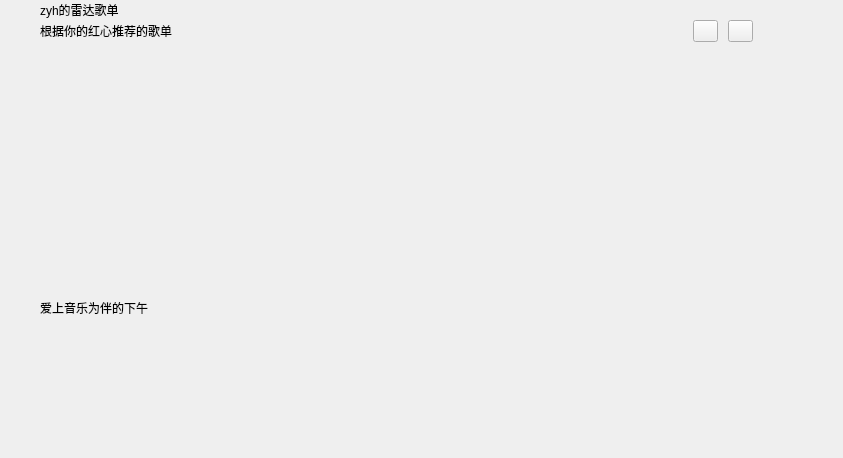
            <widget class="QWidget" name="customization">
             <attribute name="title">
              <string>专属定制</string>
             </attribute>
             <layout class="QHBoxLayout" name="horizontalLayout_34">
              <property name="spacing">
               <number>0</number>
              </property>
              <property name="leftMargin">
               <number>0</number>
              </property>
              <property name="topMargin">
               <number>0</number>
              </property>
              <property name="rightMargin">
               <number>0</number>
              </property>
              <property name="bottomMargin">
               <number>0</number>
              </property>
              <item>
               <spacer name="horizontalSpacer">
                <property name="orientation">
                 <enum>Qt::Horizontal</enum>
                </property>
                <property name="sizeType">
                 <enum>QSizePolicy::Expanding</enum>
                </property>
                <property name="sizeHint" stdset="0">
                 <size>
                  <width>40</width>
                  <height>20</height>
                 </size>
                </property>
               </spacer>
              </item>
              <item>
               <layout class="QVBoxLayout" name="verticalLayout_12">
                <property name="spacing">
                 <number>0</number>
                </property>
                <item>
                 <layout class="QVBoxLayout" name="verticalLayout_11">
                  <item>
                   <layout class="QVBoxLayout" name="verticalLayout_2">
                    <property name="spacing">
                     <number>0</number>
                    </property>
                    <item>
                     <layout class="QHBoxLayout" name="horizontalLayout_3">
                      <item>
                       <widget class="QLabel" name="lab_per">
                        <property name="text">
                         <string>zyh的雷达歌单</string>
                        </property>
                       </widget>
                      </item>
                      <item>
                       <spacer name="horizontalSpacer_2">
                        <property name="orientation">
                         <enum>Qt::Horizontal</enum>
                        </property>
                        <property name="sizeHint" stdset="0">
                         <size>
                          <width>678</width>
                          <height>20</height>
                         </size>
                        </property>
                       </spacer>
                      </item>
                     </layout>
                    </item>
                    <item>
                     <layout class="QHBoxLayout" name="horizontalLayout_5">
                      <property name="spacing">
                       <number>0</number>
                      </property>
                      <item>
                       <widget class="QLabel" name="lab_per2">
                        <property name="text">
                         <string>根据你的红心推荐的歌单</string>
                        </property>
                       </widget>
                      </item>
                      <item>
                       <spacer name="horizontalSpacer_3">
                        <property name="orientation">
                         <enum>Qt::Horizontal</enum>
                        </property>
                        <property name="sizeType">
                         <enum>QSizePolicy::Fixed</enum>
                        </property>
                        <property name="sizeHint" stdset="0">
                         <size>
                          <width>468</width>
                          <height>20</height>
                         </size>
                        </property>
                       </spacer>
                      </item>
                      <item>
                       <widget class="QPushButton" name="btnPerL">
                        <property name="minimumSize">
                         <size>
                          <width>25</width>
                          <height>0</height>
                         </size>
                        </property>
                        <property name="maximumSize">
                         <size>
                          <width>25</width>
                          <height>25</height>
                         </size>
                        </property>
                        <property name="text">
                         <string/>
                        </property>
                       </widget>
                      </item>
                      <item>
                       <spacer name="horizontalSpacer_74">
                        <property name="orientation">
                         <enum>Qt::Horizontal</enum>
                        </property>
                        <property name="sizeType">
                         <enum>QSizePolicy::Fixed</enum>
                        </property>
                        <property name="sizeHint" stdset="0">
                         <size>
                          <width>10</width>
                          <height>20</height>
                         </size>
                        </property>
                       </spacer>
                      </item>
                      <item>
                       <widget class="QPushButton" name="btnPerR">
                        <property name="minimumSize">
                         <size>
                          <width>25</width>
                          <height>0</height>
                         </size>
                        </property>
                        <property name="maximumSize">
                         <size>
                          <width>25</width>
                          <height>25</height>
                         </size>
                        </property>
                        <property name="text">
                         <string/>
                        </property>
                       </widget>
                      </item>
                      <item>
                       <spacer name="horizontalSpacer_73">
                        <property name="orientation">
                         <enum>Qt::Horizontal</enum>
                        </property>
                        <property name="sizeType">
                         <enum>QSizePolicy::Fixed</enum>
                        </property>
                        <property name="sizeHint" stdset="0">
                         <size>
                          <width>50</width>
                          <height>20</height>
                         </size>
                        </property>
                       </spacer>
                      </item>
                     </layout>
                    </item>
                   </layout>
                  </item>
                  <item>
                   <widget class="QWidget" name="widgetGal" native="true">
                    <property name="minimumSize">
                     <size>
                      <width>100</width>
                      <height>226</height>
                     </size>
                    </property>
                    <property name="maximumSize">
                     <size>
                      <width>763</width>
                      <height>226</height>
                     </size>
                    </property>
                    <property name="styleSheet">
                     <string notr="true"/>
                    </property>
                    <layout class="QHBoxLayout" name="horizontalLayout_4">
                     <property name="spacing">
                      <number>0</number>
                     </property>
                     <property name="leftMargin">
                      <number>0</number>
                     </property>
                     <property name="topMargin">
                      <number>0</number>
                     </property>
                     <property name="rightMargin">
                      <number>0</number>
                     </property>
                     <property name="bottomMargin">
                      <number>0</number>
                     </property>
                     <item>
                      <layout class="QHBoxLayout" name="horizontalLayout_6">
                       <property name="spacing">
                        <number>0</number>
                       </property>
                      </layout>
                     </item>
                    </layout>
                   </widget>
                  </item>
                 </layout>
                </item>
                <item>
                 <spacer name="verticalSpacer_9">
                  <property name="orientation">
                   <enum>Qt::Vertical</enum>
                  </property>
                  <property name="sizeType">
                   <enum>QSizePolicy::Fixed</enum>
                  </property>
                  <property name="sizeHint" stdset="0">
                   <size>
                    <width>20</width>
                    <height>30</height>
                   </size>
                  </property>
                 </spacer>
                </item>
                <item>
                 <widget class="QWidget" name="widget_2" native="true">
                  <property name="minimumSize">
                   <size>
                    <width>763</width>
                    <height>100</height>
                   </size>
                  </property>
                  <property name="maximumSize">
                   <size>
                    <width>763</width>
                    <height>226</height>
                   </size>
                  </property>
                  <layout class="QVBoxLayout" name="verticalLayout_3">
                   <property name="spacing">
                    <number>0</number>
                   </property>
                   <property name="leftMargin">
                    <number>0</number>
                   </property>
                   <property name="topMargin">
                    <number>0</number>
                   </property>
                   <property name="rightMargin">
                    <number>0</number>
                   </property>
                   <property name="bottomMargin">
                    <number>0</number>
                   </property>
                   <item>
                    <layout class="QHBoxLayout" name="horizontalLayout_7">
                     <property name="spacing">
                      <number>0</number>
                     </property>
                     <item>
                      <widget class="QLabel" name="lab_per3">
                       <property name="text">
                        <string>爱上音乐为伴的下午</string>
                       </property>
                      </widget>
                     </item>
                     <item>
                      <spacer name="horizontalSpacer_4">
                       <property name="orientation">
                        <enum>Qt::Horizontal</enum>
                       </property>
                       <property name="sizeHint" stdset="0">
                        <size>
                         <width>598</width>
                         <height>20</height>
                        </size>
                       </property>
                      </spacer>
                     </item>
                    </layout>
                   </item>
                   <item>
                    <layout class="QHBoxLayout" name="horizontalLayout_8">
                     <property name="spacing">
                      <number>0</number>
                     </property>
                     <item>
                      <widget class="QWidget" name="widgetPer1" native="true">
                       <property name="minimumSize">
                        <size>
                         <width>140</width>
                         <height>140</height>
                        </size>
                       </property>
                       <property name="maximumSize">
                        <size>
                         <width>140</width>
                         <height>140</height>
                        </size>
                       </property>
                      </widget>
                     </item>
                     <item>
                      <spacer name="horizontalSpacer_59">
                       <property name="orientation">
                        <enum>Qt::Horizontal</enum>
                       </property>
                       <property name="sizeType">
                        <enum>QSizePolicy::Fixed</enum>
                       </property>
                       <property name="sizeHint" stdset="0">
                        <size>
                         <width>14</width>
                         <height>20</height>
                        </size>
                       </property>
                      </spacer>
                     </item>
                     <item>
                      <widget class="QWidget" name="widgetPer2" native="true">
                       <property name="minimumSize">
                        <size>
                         <width>140</width>
                         <height>140</height>
                        </size>
                       </property>
                       <property name="maximumSize">
                        <size>
                         <width>140</width>
                         <height>140</height>
                        </size>
                       </property>
                      </widget>
                     </item>
                     <item>
                      <spacer name="horizontalSpacer_60">
                       <property name="orientation">
                        <enum>Qt::Horizontal</enum>
                       </property>
                       <property name="sizeType">
                        <enum>QSizePolicy::Fixed</enum>
                       </property>
                       <property name="sizeHint" stdset="0">
                        <size>
                         <width>14</width>
                         <height>20</height>
                        </size>
                       </property>
                      </spacer>
                     </item>
                     <item>
                      <widget class="QWidget" name="widgetPer3" native="true">
                       <property name="minimumSize">
                        <size>
                         <width>140</width>
                         <height>140</height>
                        </size>
                       </property>
                       <property name="maximumSize">
                        <size>
                         <width>140</width>
                         <height>140</height>
                        </size>
                       </property>
                      </widget>
                     </item>
                     <item>
                      <spacer name="horizontalSpacer_61">
                       <property name="orientation">
                        <enum>Qt::Horizontal</enum>
                       </property>
                       <property name="sizeType">
                        <enum>QSizePolicy::Fixed</enum>
                       </property>
                       <property name="sizeHint" stdset="0">
                        <size>
                         <width>14</width>
                         <height>20</height>
                        </size>
                       </property>
                      </spacer>
                     </item>
                     <item>
                      <widget class="QWidget" name="widgetPer4" native="true">
                       <property name="minimumSize">
                        <size>
                         <width>140</width>
                         <height>140</height>
                        </size>
                       </property>
                       <property name="maximumSize">
                        <size>
                         <width>140</width>
                         <height>140</height>
                        </size>
                       </property>
                      </widget>
                     </item>
                     <item>
                      <spacer name="horizontalSpacer_62">
                       <property name="orientation">
                        <enum>Qt::Horizontal</enum>
                       </property>
                       <property name="sizeType">
                        <enum>QSizePolicy::Fixed</enum>
                       </property>
                       <property name="sizeHint" stdset="0">
                        <size>
                         <width>14</width>
                         <height>20</height>
                        </size>
                       </property>
                      </spacer>
                     </item>
                     <item>
                      <widget class="QWidget" name="widgetPer5" native="true">
                       <property name="minimumSize">
                        <size>
                         <width>140</width>
                         <height>140</height>
                        </size>
                       </property>
                       <property name="maximumSize">
                        <size>
                         <width>140</width>
                         <height>140</height>
                        </size>
                       </property>
                      </widget>
                     </item>
                    </layout>
                   </item>
                  </layout>
                 </widget>
                </item>
               </layout>
              </item>
              <item>
               <spacer name="horizontalSpacer_54">
                <property name="orientation">
                 <enum>Qt::Horizontal</enum>
                </property>
                <property name="sizeHint" stdset="0">
                 <size>
                  <width>40</width>
                  <height>20</height>
                 </size>
                </property>
               </spacer>
              </item>
             </layout>
            </widget>
